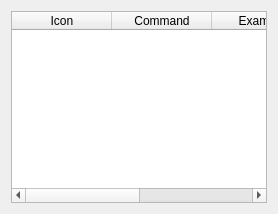
<?xml version="1.0" encoding="UTF-8"?>
<ui version="4.0">
  <class>WebSearchesTab</class>
  <widget class="QWidget" name="WebSearchesTab">
    <layout class="QHBoxLayout">
      <item>
        <widget class="QTableWidget" name="table">
          <attribute name="verticalHeaderVisible">
            <bool>false</bool>
          </attribute>
          <property name="alternatingRowColors">
            <bool>true</bool>
          </property>
          <property name="columnCount">
            <number>4</number>
          </property>
          <property name="editTriggers">
            <set>QAbstractItemView::NoEditTriggers</set>
          </property>
          <property name="focusPolicy">
            <enum>Qt::NoFocus</enum>
          </property>
          <property name="selectionBehavior">
            <enum>QAbstractItemView::SelectRows</enum>
          </property>
          <property name="selectionMode">
            <enum>QAbstractItemView::SingleSelection</enum>
          </property>
          <column>
            <property name="text">
              <string notr="false">Icon</string>
            </property>
          </column>
          <column>
            <property name="text">
              <string notr="false">Command</string>
            </property>
          </column>
          <column>
            <property name="text">
              <string notr="false">Example</string>
            </property>
          </column>
          <column>
            <property name="text">
              <string notr="false">Enabled</string>
            </property>
          </column>
        </widget>
      </item>
    </layout>
  </widget>
</ui>
